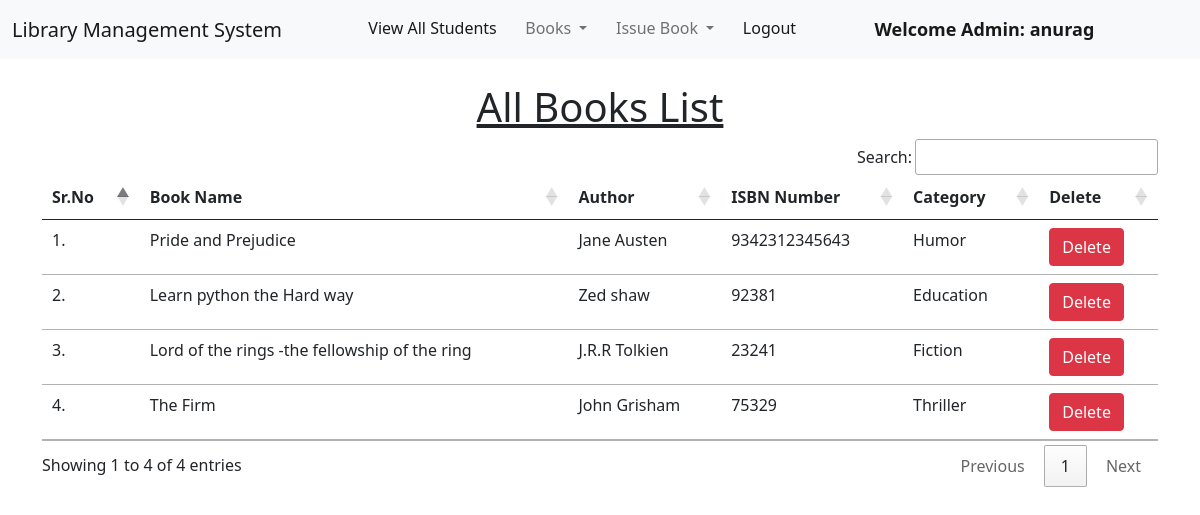
The page /view_books/ (signed in) on the database as committed earlier.
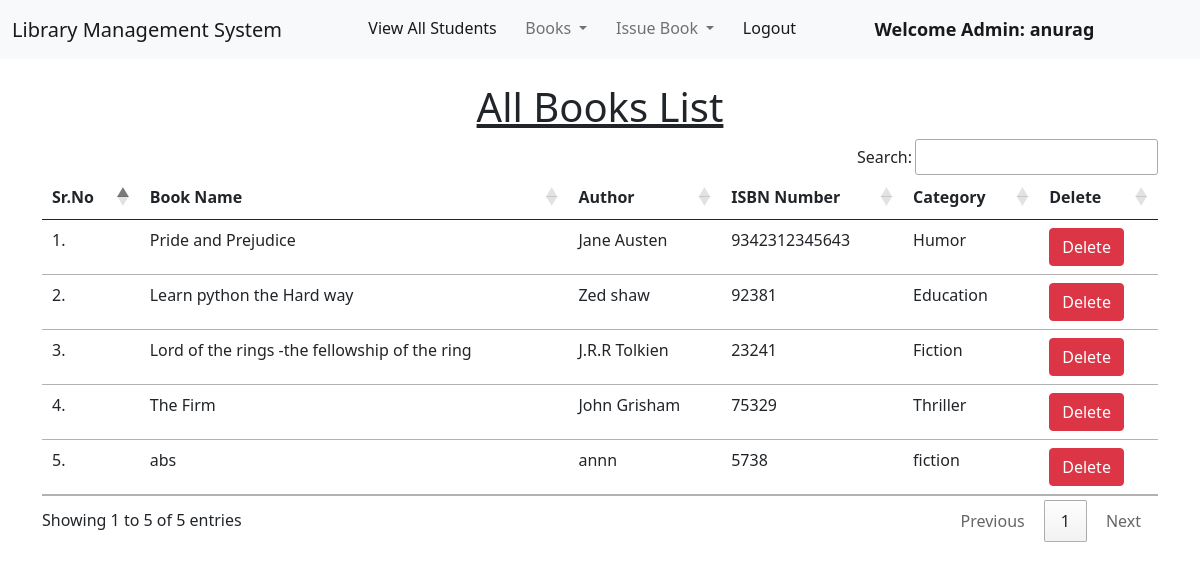
The same page on the database as committed later.
### library/models.py (models this page shows, shortened)
class Book(models.Model):
    name = models.CharField(max_length=200)
    author = models.CharField(max_length=200)
    isbn = models.PositiveIntegerField()
    category = models.CharField(max_length=50)

### library/views.py (the view)
# urls.py: path("view_books/", views.view_books, name="view_books"),
@login_required(login_url = '/admin_login')
def view_books(request):
    books = Book.objects.all()
    return render(request, "view_books.html", {'books':books})

### library/templates/view_books.html (shortened to what this page needs)
{% extends 'admin_navbar.html' %}
{% load static %}
{% block body %}
<div class="container mt-4">
    <h1 class="text-center"><u>All Books List</u></h1>
    <table class="table table-hover" id="example">
        <thead>
            <tr>
                <th>Sr.No</th>
                <th>Book Name</th>
                <th>Author</th>
                <th>ISBN Number</th>
                <th>Category</th>
                <th>Delete</th>
            </tr>
        </thead>
        <tbody>
            {% for book in books %}
            <tr>
                <td>{{forloop.counter}}.</td>
                <td>{{book.name}}</td>
                <td>{{book.author}}</td>
                <td>{{book.isbn}}</td>
                <td>{{book.category}}</td>
                <td><a href="/delete_book/{{book.id}}/" class="btn btn-danger" onclick="return confirm('Are you sure you want to delete this book?')">Delete</a></td>
            </tr>
            {% endfor %}
        </tbody>
    </table>
    </div>
{% endblock %}

Rows that differ between the two databases and show on the page:
added Book: name "abs", author "annn", isbn "5738", category "fiction"
Other text that changed with them:
text written by a page script: "Search: Showing 1 to 4 of 4 entries Previous 1 Next" → "Search: Showing 1 to 5 of 5 entries Previous 1 Next"
